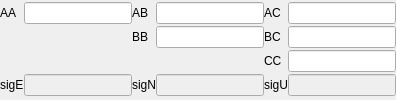
        <widget class="QFrame" name="frameCovariance">
         <property name="frameShape">
          <enum>QFrame::NoFrame</enum>
         </property>
         <property name="frameShadow">
          <enum>QFrame::Raised</enum>
         </property>
         <layout class="QVBoxLayout" name="verticalLayout">
          <property name="spacing">
           <number>0</number>
          </property>
          <property name="leftMargin">
           <number>0</number>
          </property>
          <property name="topMargin">
           <number>0</number>
          </property>
          <property name="rightMargin">
           <number>0</number>
          </property>
          <property name="bottomMargin">
           <number>0</number>
          </property>
          <item>
           <widget class="QFrame" name="frameCovarianceMatrix">
            <layout class="QGridLayout" name="gridLayout">
             <property name="leftMargin">
              <number>0</number>
             </property>
             <property name="topMargin">
              <number>0</number>
             </property>
             <property name="rightMargin">
              <number>0</number>
             </property>
             <property name="bottomMargin">
              <number>0</number>
             </property>
             <property name="spacing">
              <number>0</number>
             </property>
             <item row="3" column="5">
              <widget class="QLineEdit" name="doubleCovBC"/>
             </item>
             <item row="4" column="4">
              <widget class="QLabel" name="labelCovCC">
               <property name="text">
                <string>CC</string>
               </property>
              </widget>
             </item>
             <item row="2" column="2">
              <widget class="QLabel" name="labelCovAB">
               <property name="text">
                <string>AB</string>
               </property>
              </widget>
             </item>
             <item row="4" column="5">
              <widget class="QLineEdit" name="doubleCovCC"/>
             </item>
             <item row="2" column="4">
              <widget class="QLabel" name="labelCovAC">
               <property name="text">
                <string>AC</string>
               </property>
              </widget>
             </item>
             <item row="2" column="1">
              <widget class="QLineEdit" name="doubleCovAA"/>
             </item>
             <item row="3" column="3">
              <widget class="QLineEdit" name="doubleCovBB"/>
             </item>
             <item row="2" column="3">
              <widget class="QLineEdit" name="doubleCovAB"/>
             </item>
             <item row="2" column="5">
              <widget class="QLineEdit" name="doubleCovAC"/>
             </item>
             <item row="3" column="4">
              <widget class="QLabel" name="labelCovBC">
               <property name="text">
                <string>BC</string>
               </property>
              </widget>
             </item>
             <item row="3" column="2">
              <widget class="QLabel" name="labelCovBB">
               <property name="text">
                <string>BB</string>
               </property>
              </widget>
             </item>
             <item row="2" column="0">
              <widget class="QLabel" name="labelCovAA">
               <property name="text">
                <string>AA</string>
               </property>
              </widget>
             </item>
             <item row="5" column="4">
              <widget class="QLabel" name="labelSigU">
               <property name="text">
                <string>sigU</string>
               </property>
              </widget>
             </item>
             <item row="5" column="2">
              <widget class="QLabel" name="labelSigN">
               <property name="text">
                <string>sigN</string>
               </property>
              </widget>
             </item>
             <item row="5" column="0">
              <widget class="QLabel" name="labelSigE">
               <property name="text">
                <string>sigE</string>
               </property>
              </widget>
             </item>
             <item row="5" column="1">
              <widget class="QLineEdit" name="sigE">
               <property name="enabled">
                <bool>false</bool>
               </property>
              </widget>
             </item>
             <item row="5" column="3">
              <widget class="QLineEdit" name="sigN">
               <property name="enabled">
                <bool>false</bool>
               </property>
              </widget>
             </item>
             <item row="5" column="5">
              <widget class="QLineEdit" name="sigU">
               <property name="enabled">
                <bool>false</bool>
               </property>
              </widget>
             </item>
            </layout>
           </widget>
          </item>
         </layout>
        </widget>
